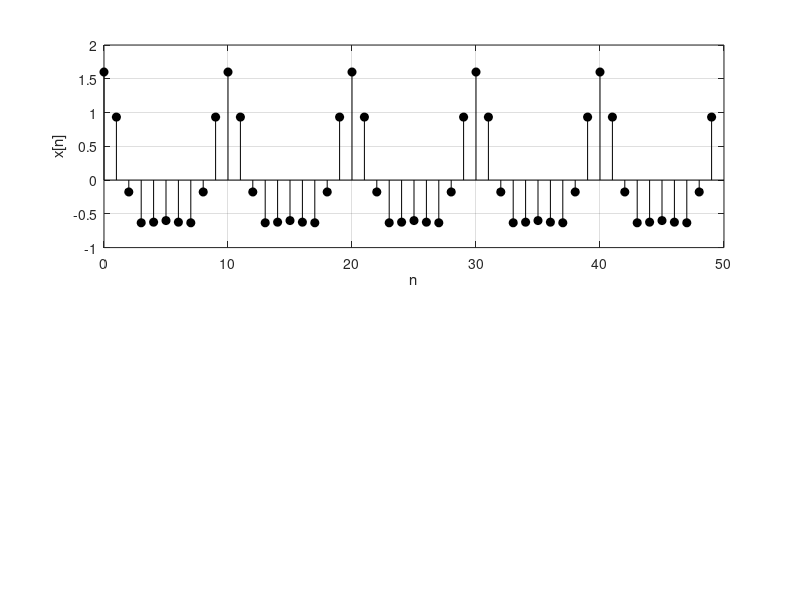

The MATLAB script that drew this image: (Note: this script raises an error after producing the figure.)

clc;
clear;

f_hat1 = 0.1;
f_hat2 = 0.2;
f_hat3 = 0.3;
N = 50;
n = 0 : 1 : N - 1;
x1 = cos(2*pi*f_hat1*n);
x2 = 0.5*cos(2*pi*f_hat2*n);
x3 = 0.1*cos(2*pi*f_hat3*n);
x = x1+x2+x3;

figure(2)
subplot(211)
stem(n,x,'k','MarkerFaceColor','k');
xlabel('n');
ylabel('x[n]');
grid on

[f_hat, X, N_mult] = NDFT(x);
subplot(212)
stem(f_hat,abs(X),'k','MarkerFaceColor','k');
xlabel('f_h_a_t');
ylabel('|Xk|');
grid on